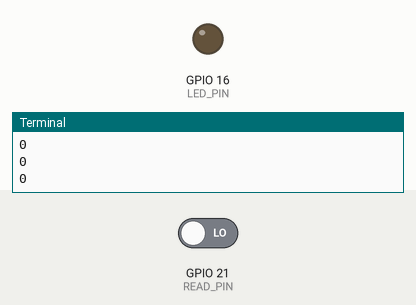
A program run on a simulated Raspberry Pi (BCM pin numbers). On the bench: output pins drawn as LEDs (lit = HIGH), the last lines printed to the terminal. The inputs (shaded band) are chosen by the test bench; at power-on: GPIO 21 (READ_PIN) LOW.

Above: at 1.2 s.
1.3 s: GPIO 21 (READ_PIN) driven HIGH
At 1.9 s:
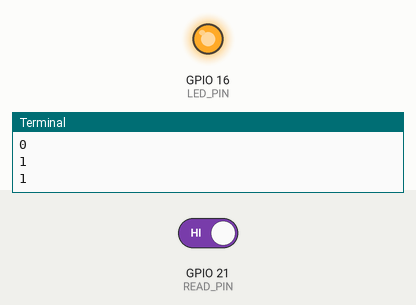
3.0 s: GPIO 21 (READ_PIN) driven LOW
At 4.3 s:
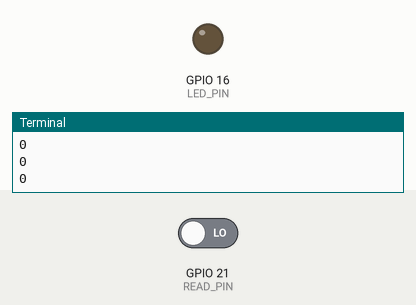
Timing chart, 0 to 6.0 s (numbered marks = the images above; inputs shaded):
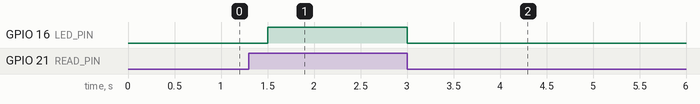

The program:

push_button.py
```python
import RPi.GPIO as GPIO
import time
GPIO.setmode(GPIO.BCM)
READ_PIN = 21
LED_PIN = 16
GPIO.setup(READ_PIN, GPIO.IN)
GPIO.setup(LED_PIN, GPIO.OUT)
READ_VAL = 0
try:
    while True:
        READ_VAL = GPIO.input(READ_PIN)
        print(READ_VAL)
        if READ_VAL != 0:
            GPIO.output(LED_PIN, True)
        else:
            GPIO.output(LED_PIN, False)
        time.sleep(0.25)
except KeyboardInterrupt:
    GPIO.cleanup()
```

Measured:
- after the input at 1.3 s, GPIO 16 (LED_PIN): LOW → HIGH after 0.20 s
- after the input at 3.0 s, GPIO 16 (LED_PIN): HIGH → LOW at once
